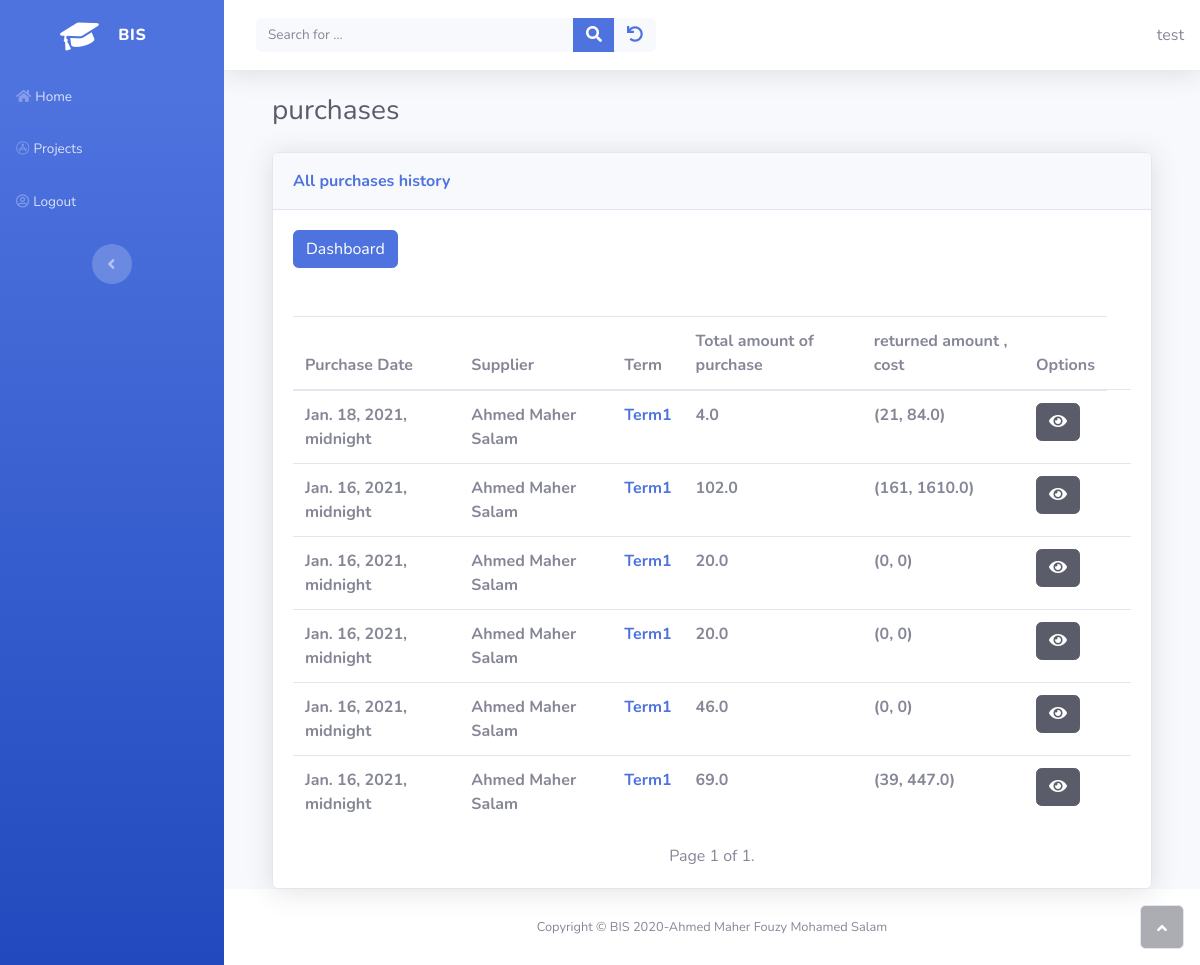
/inventory/list_purchase (signed in), run on an earlier commit of the app's database.
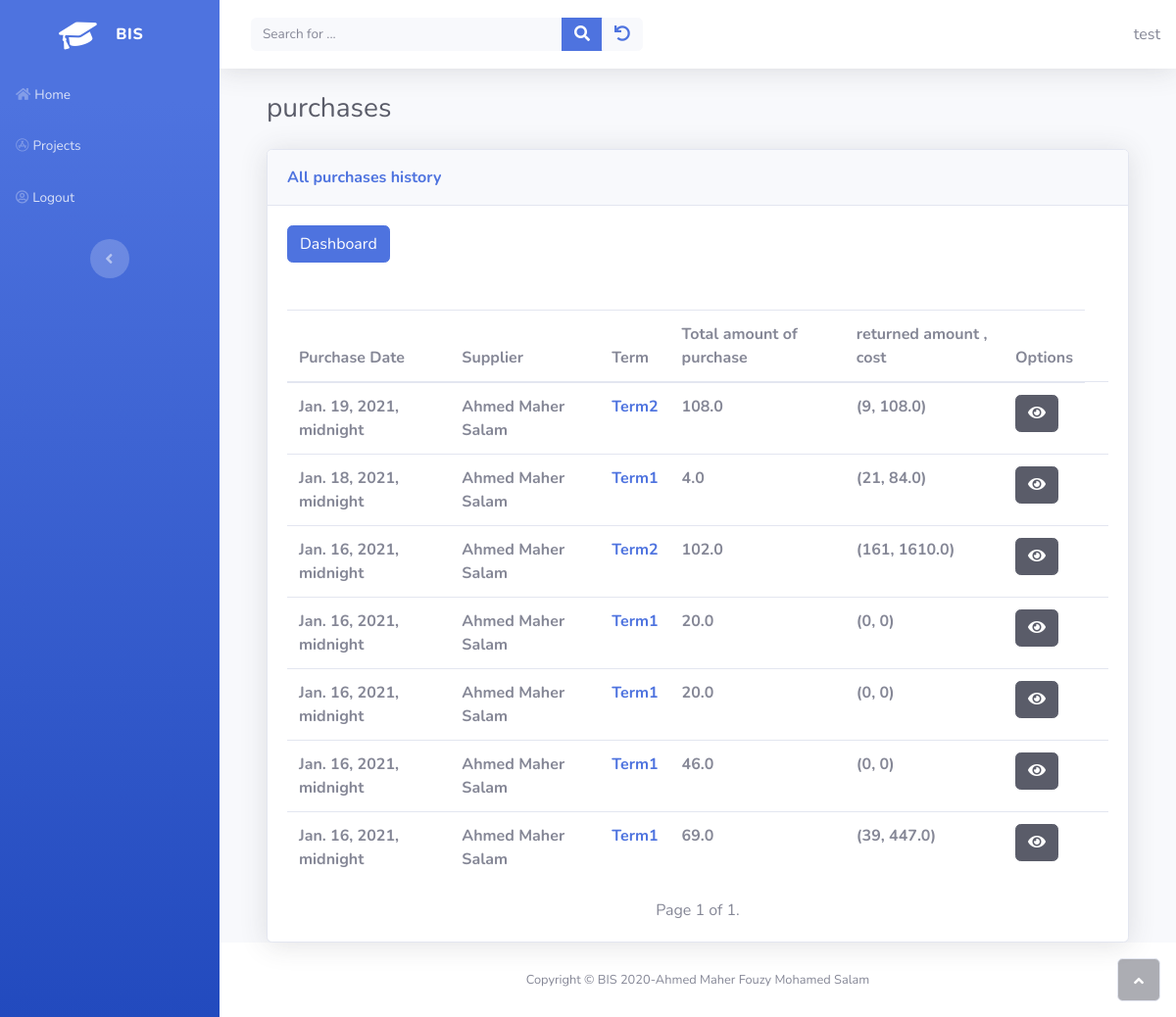
And on a later commit of the database.
### inventory/models.py (models this page shows, shortened)
class PurchaseInventory(models.Model):
    owner = models.ForeignKey(get_user_model(), on_delete=models.CASCADE)
    num = models.IntegerField()
    purchase_date = models.DateTimeField()
    due_date = models.DateField(
        help_text="optional if you want to specify it by yourself",
        null = True ,
        blank = True,
    )
    supplier = models.ForeignKey(Supplier, on_delete=models.CASCADE)
    term = models.ForeignKey(PaymentSalesTerm, on_delete=models.CASCADE)
    frieght_in = models.FloatField(default=0)
    objects = models.Manager() # the default_managers
    purchases = PurchaseManager()
    @property
    def num_cost_of_returned_inventory(self) -> tuple:
        cost_of_returned_inventory = 0
        total_returned = 0
        for inventory_price in self.inventoryprice_set.all():
            cost_per_unit = inventory_price.cost_per_unit
            for inventory_return in inventory_price.inventoryreturn_set.all():
                total_cost = inventory_return.num_returned * cost_per_unit
                total_returned += inventory_return.num_returned
                cost_of_returned_inventory += total_cost
        return total_returned , cost_of_returned_inventory
    @property
    def total_amount(self) -> float:
        query = self.inventoryprice_set.annotate(
                    total_cost=ExpressionWrapper(
                        F("cost_per_unit")*F("number_of_unit"), output_field=FloatField()
                        )).aggregate(total_amount=Sum("total_cost"))
        return query.get("total_amount" , 0)

class PaymentSalesTerm(models.Model):
    class Term(models.IntegerChoices):
        CASH = 0 , _("Pay CASH")
        ON_DEMAND = 1 , _("Cash On Demand")
        DAYS = 2, _("Due in number of days")
        END_OF_MONTH = 3,_("Due at the end of month")
        NEXT_MONTH = 4,_("Due on the next Month")
        OTHER = 5, _("let me specify the due date DD-MM-YYY")
    owner = models.ForeignKey(get_user_model(), on_delete=models.CASCADE)
    config = models.CharField(
        max_length=100,
        help_text="Specify name for this setting"
        )
    terms = models.IntegerField(choices=Term.choices , default=Term.CASH , blank=False)
    num_of_days_due = models.PositiveSmallIntegerField(
        help_text="in case of you want to specify number of days due"
    )
    discount_in_days = models.PositiveSmallIntegerField(
        validators=[MaxValueValidator(32)] ,
        null = True,
        blank = True
    )
    discount_percentage = models.FloatField(
        help_text="Enter discount like this 5%>>will be  5 not 0.05",
    )
    general_ledeger_account = models.ForeignKey(Accounts,on_delete=models.CASCADE)
    def __str__(self):
        return self.config

class InventoryPrice(models.Model):
    inventory = models.ForeignKey(Inventory, on_delete=models.CASCADE)
    cost_per_unit = models.FloatField()
    number_of_unit = models.PositiveIntegerField()
    purchase_inventory = models.ForeignKey(PurchaseInventory, on_delete=models.CASCADE)

class InventoryReturn(models.Model):
    inventory_price = models.ForeignKey(InventoryPrice, on_delete=models.CASCADE)
    date = models.DateField()
    num_returned = models.PositiveIntegerField()

### suppliers/models.py (models this page shows)
class Supplier(models.Model):
    owner = models.ForeignKey(get_user_model(), on_delete=models.CASCADE)
    first_name  = models.CharField(max_length=50)
    last_name   = models.CharField(max_length=50)
    middle_name = models.CharField(max_length=50 , blank=True , null=True)
    @property
    def full_name(self):
        return '%s %s %s' % (self.first_name, self.middle_name , self.last_name)
    def __str__(self):
        return self.full_name

### inventory/views.py (the view)
# urls.py: path('list_purchase' , views.ListPurchaseInventoryView.as_view() , name="list_purchase") ,
class ListPurchaseInventoryView(OwnerListView):
    model = PurchaseInventory
    template_name = "inventory/purchase_list.html"
    paginate_by = 30
    ordering = ["-purchase_date"]

### home/owner.py (called while the page is built)
    def get_queryset(self):
        qs = super(OwnerListView, self).get_queryset()
        return qs.filter(owner=self.request.user)

### inventory/templates/inventory/purchase_list.html (shortened to what this page needs)
{% extends "home/base.html" %}
{% load static %}
{% block content %}
   <div class="container-fluid">
    <h3 class="text-dark mb-4">purchases</h3>
    <div class="card shadow">
        <div class="card-header py-3">
            <p class="text-primary m-0 font-weight-bold">All purchases history</p>
        </div>
        <div class="card-body">
            <a href="{% url 'sole_proprietorship:accounts_create' %}">
              <button class="btn btn-primary">Dashboard</button>
            </a>
        </div>
        <div class="card-body">
            <div class="table-responsive table mt-2" id="dataTable" role="grid" aria-describedby="dataTable_info">
                <table class="table my-0" id="mydataTable">
                    <thead>
                        <tr>
                            <th>Purchase Date</th>
                            <th>Supplier</th>
                            <th>Term</th>
                            <th>Total amount of purchase</th>
                            <th>returned amount , cost</th>
                            <th>Options</th>
                        </tr>
                    </thead>
                    <tbody>
                            {% if purchaseinventory_list %}
                            {% for purchase in purchaseinventory_list %}
                            <tr>
                                <td><strong>{{ purchase.purchase_date }}</strong></td>
                                <td><strong>{{ purchase.supplier}}</strong></td>
                                <td>
                                    <strong>
                                        <a href="{% url "inventory:list_term"%}" target="blank">{{ purchase.term}}</a>
                                    </strong>
                                </td>
                                <td><strong>{{ purchase.total_amount }}</strong></td>
                                <td><strong>{{ purchase.num_cost_of_returned_inventory }}</strong></td>
                                <td><a href="{% url "inventory:detail_purchase" purchase.pk %}" target="_blank"><button class="btn btn-dark" type="button"><i class="fa fa-eye"></i></button></a><td/>
                            </tr>
                            {% endfor %}
                          {% else %}
                            <p>There are no accounts in the database.</p>
                          {% endif %}
                    </tbody>
                </table>
            </div>
            {% include 'home/pagination.html' %}
        </div>
    </div>
{% endblock %}

What changed in the data, as far as the page shows it:
added PurchaseInventory: purchase_date "Jan. 19, 2021, midnight", supplier "Ahmed Maher Salam", term "Term2", total_amount "108.0", num_cost_of_returned_inventory "(9, 108.0)"
changed PurchaseInventory (number 3 of 7 on the later page): term "Term1" → "Term2"
